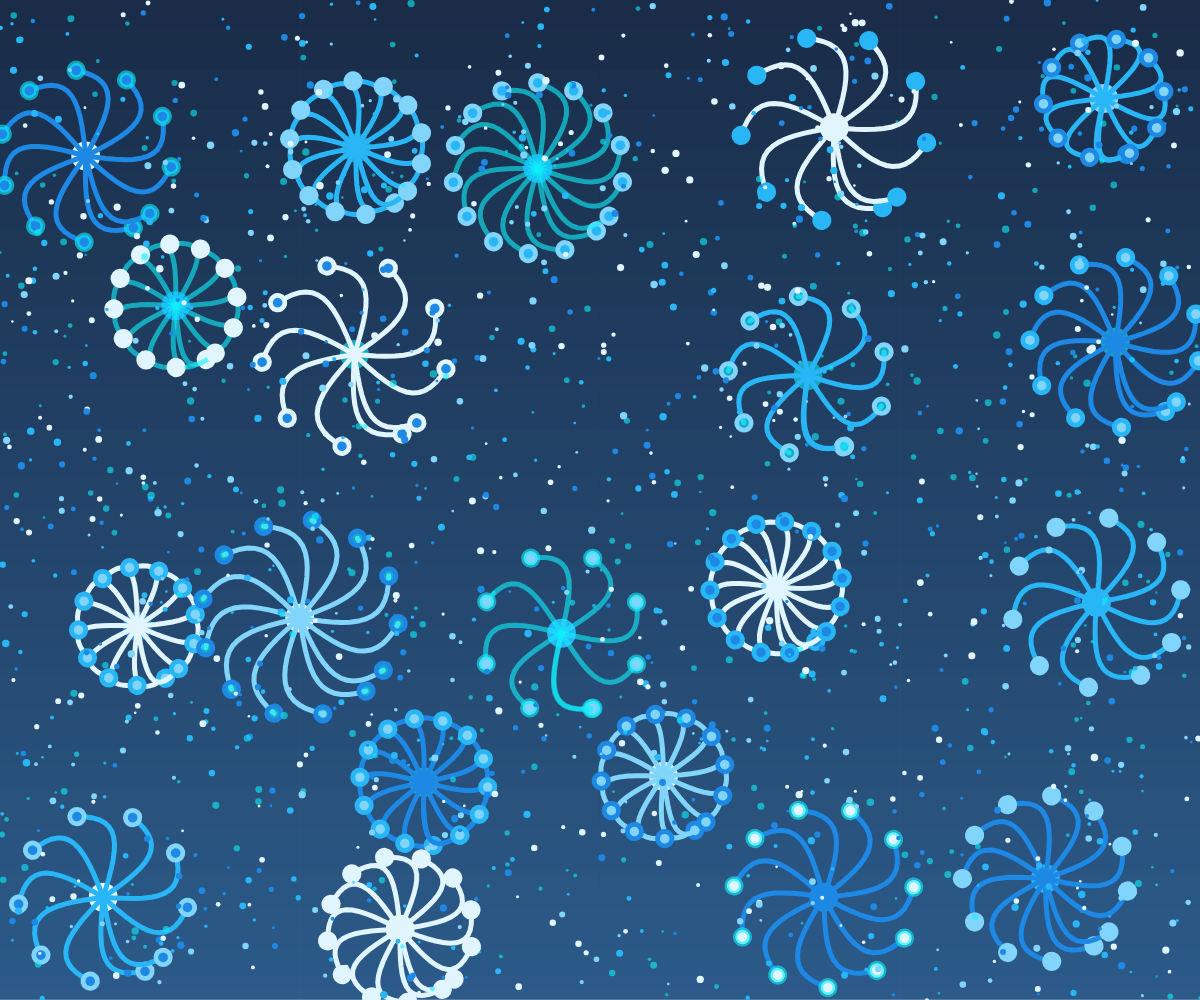
Frame 1 (no input)
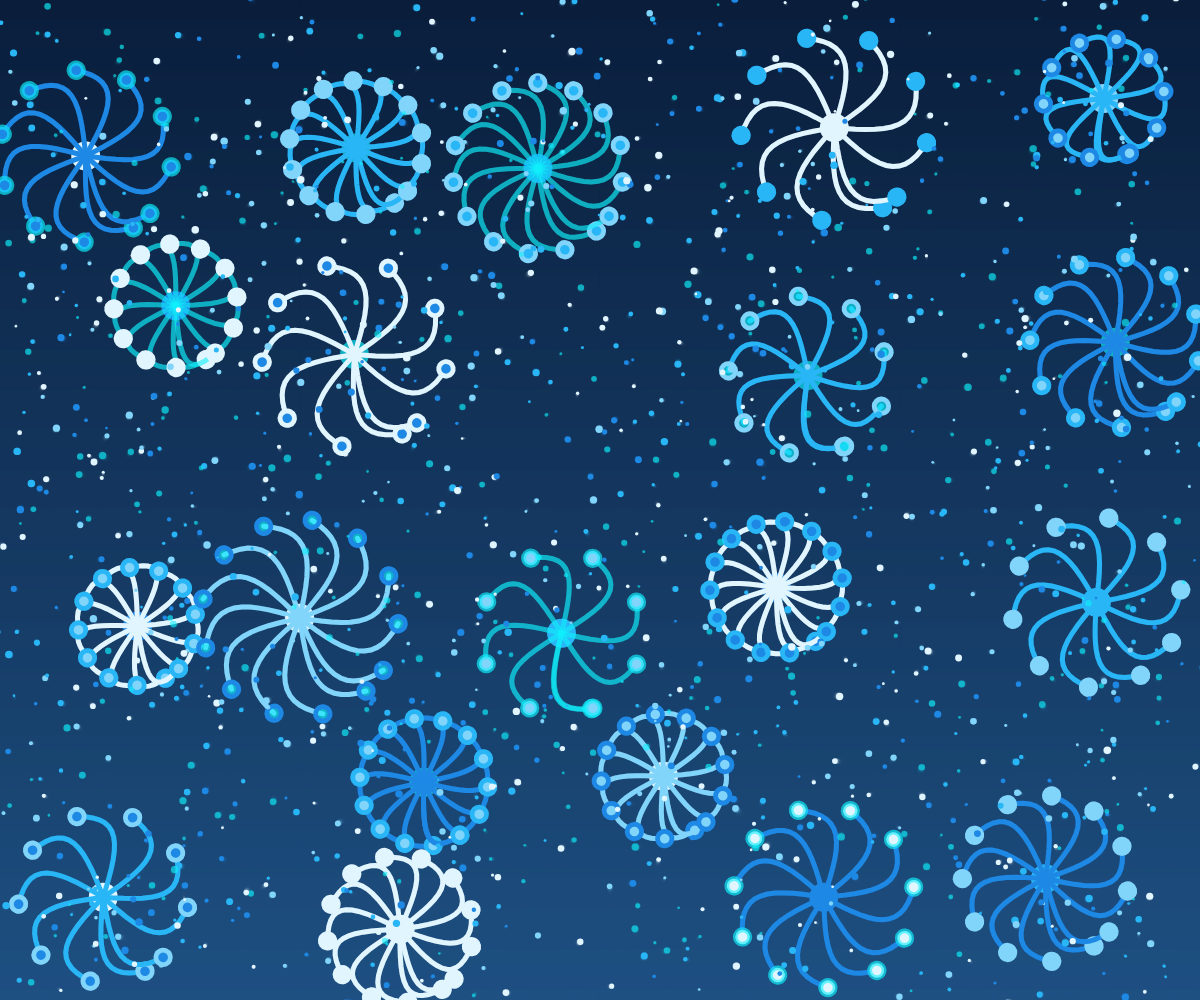
Frame 60 (no input)
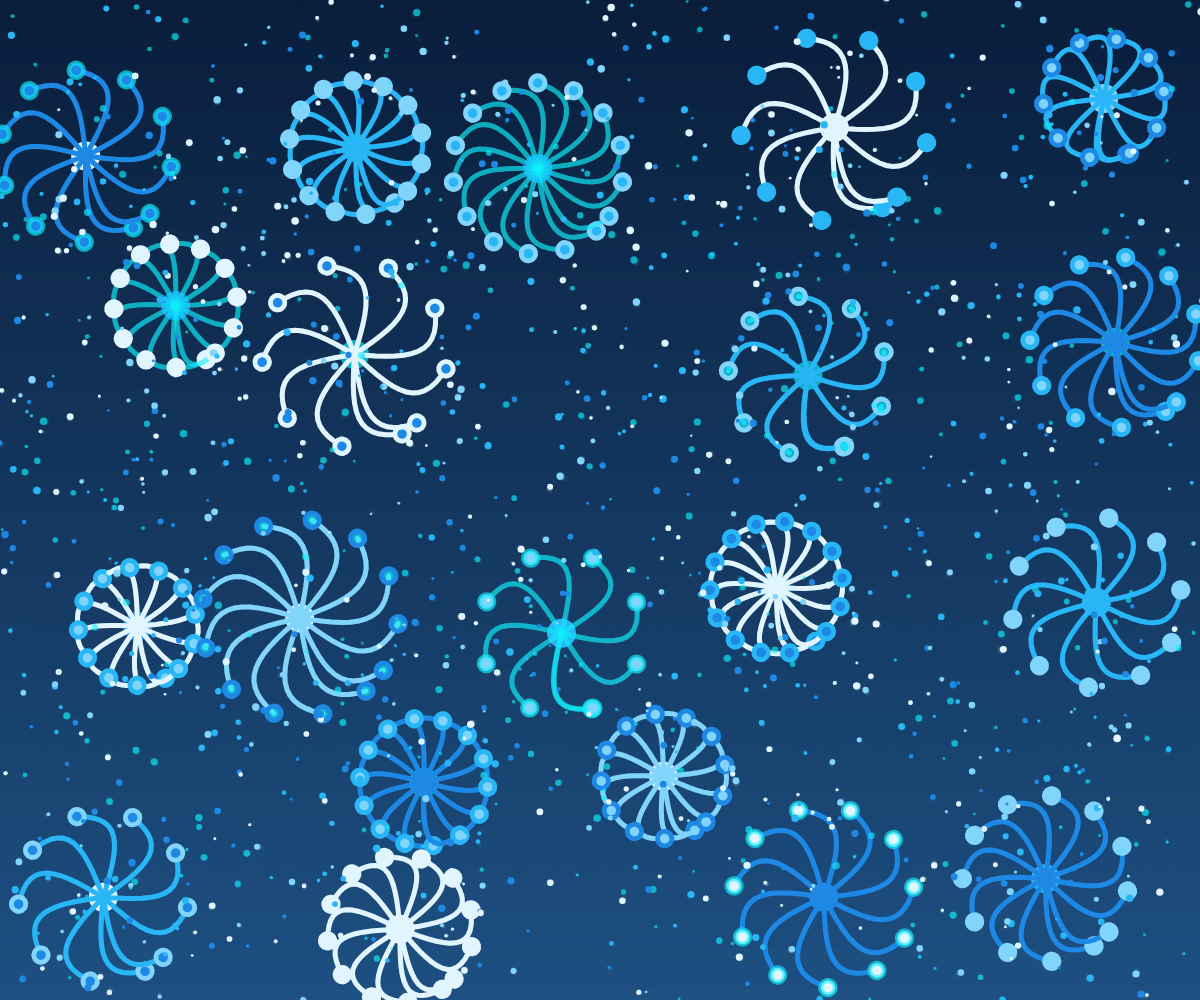
Frame 120 (the mouse pressed at the canvas centre since frame 60)

The p5.js sketch that drew these frames (run headless with seeded random() and noise() and a simulated clock; from frame 60 on, the mouse is pressed at the canvas centre):

// p5.js sketch
// ── sketch.js
const colourPalette = ['rgba(15, 240, 252, 0.6)', '#1E88E5', '#29B6F6', '#81D4FA', '#E1F5FE']; //Modify the color scheme to make it more like a jellyfish
const colorKeys = ["flower", "leaves", "endLeaves", "endLeavesStroke"];
let circles = [];
let dots = [];
let centerSphereSize, endSphereSize, endSphereStroke;
let expansionSpeed = 2; // Control the diffusion speed

function setup() {
  createCanvas(windowWidth, windowHeight);
  drawJellyfishBackground();
  initializeElements();
}

function drawJellyfishBackground() {
  let bgColor = color(10, 30, 60); // 深蓝色
  let bgGradientColor = color(30, 80, 130); // 浅蓝色

  // 背景渐变
  for (let y = 0; y < height; y++) {
    let inter = map(y, 0, height, 0, 1);
    let c = lerpColor(bgColor, bgGradientColor, inter);
    stroke(c);
    line(0, y, width, y);
  }
}

function initializeElements() {
  circles = [];
  const gridSize = windowWidth / 5;
  const rows = ceil(windowHeight / gridSize);
  const cols = ceil(windowWidth / gridSize);

  for (let row = 0; row < rows; row++) {
    for (let col = 0; col < cols; col++) {
      let r = random(50, 100);
      let x = col * gridSize + random(gridSize * 0.2, gridSize * 0.8);
      let y = row * gridSize + random(gridSize * 0.2, gridSize * 0.8);

      x = constrain(x, r, windowWidth - r);
      y = constrain(y, r, windowHeight - r);

      let leafCount = random(8, 15);
      let overlapping = false;
      for (let other of circles) {
        let d = dist(x, y, other.x, other.y);
        if (d < r + other.r) {
          overlapping = true;
          break;
        }
      }

      if (!overlapping) {
        let colors = Object.fromEntries(
          colorKeys.map(key => [key, colourPalette[floor(random(colourPalette.length))]])
        );
        circles.push({ x, y, r, leafCount, colors });
      }
    }
  }

  angleMode(DEGREES);
  centerSphereSize = random(10, 30);
  endSphereSize = centerSphereSize / 2;
  endSphereStroke = endSphereSize / 3;

  initializeDots(int((width * height) / 800));
}

function draw() {
  drawJellyfishBackground(); // Redraw the background every frame
  for (let i = 0; i < circles.length; i++) {
    drawFlower(circles[i].x, circles[i].y, circles[i].leafCount, circles[i].r, circles[i].colors);
  }
  drawDots();
}

function drawFlower(x, y, leafCount, leafLength, colors) {
  push();
  translate(x, y);
  let angleStep = 360 / leafCount;

  fill(color(colors.flower));
  noStroke();
  ellipse(0, 0, centerSphereSize, centerSphereSize);

  for (let i = 0; i < leafCount; i++) {
    drawLeaves(angleStep, leafLength, colors);
  }

  pop();
}

function drawLeaves(angle, leafLength, colors) {
  let segments = 15;
  let px, py;

  strokeWeight(5);
  stroke(color(colors.leaves));
  rotate(angle);
  noFill();

  beginShape();
  for (let i = 0; i < segments; i++) {
    px = map(i, 0, segments, 0, leafLength);
    py = sin(i * 10) * 50;
    vertex(px, py);
  }
  endShape();

  drawEndLeaf(px, py, colors);
}

function drawEndLeaf(x, y, colors) {
  fill(color(colors.endLeaves));
  strokeWeight(endSphereStroke);
  stroke(color(colors.endLeavesStroke));
  ellipse(x, y, endSphereSize, endSphereSize);
}

function initializeDots(numDots) {
  dots = [];
  for (let i = 0; i < numDots; i++) {
    dots.push(createRandomDotsAttributes());
  }
}

function createRandomDotsAttributes() {
  return {
    x: random(width),
    y: random(height),
    size: random(5, 15),
    chosenColor: randomColor(),
    noiseOffset: random(300)
  };
}

function drawDots() {
  noStroke();
  for (let dot of dots) {
    fill(dot.chosenColor);
    dot.x += map(noise(dot.noiseOffset), 0, 1, -2, 2);
    dot.y += map(noise(dot.noiseOffset + 100), 0, 1, -2, 2);
    ellipse(dot.x, dot.y, dot.size * 0.5, dot.size * 0.5);
    dot.noiseOffset += 0.01;

    if (dot.x < 0 || width < dot.x || dot.y < 0 || height < dot.y) {
      dot = createRandomDotsAttributes();
    }
  }
}

function randomColor() {
  return colourPalette[floor(random(colourPalette.length))];
}

function windowResized() {
  resizeCanvas(windowWidth, windowHeight);
  initializeElements();
  endSphereStroke = min(windowWidth, windowHeight) / 250;
}
